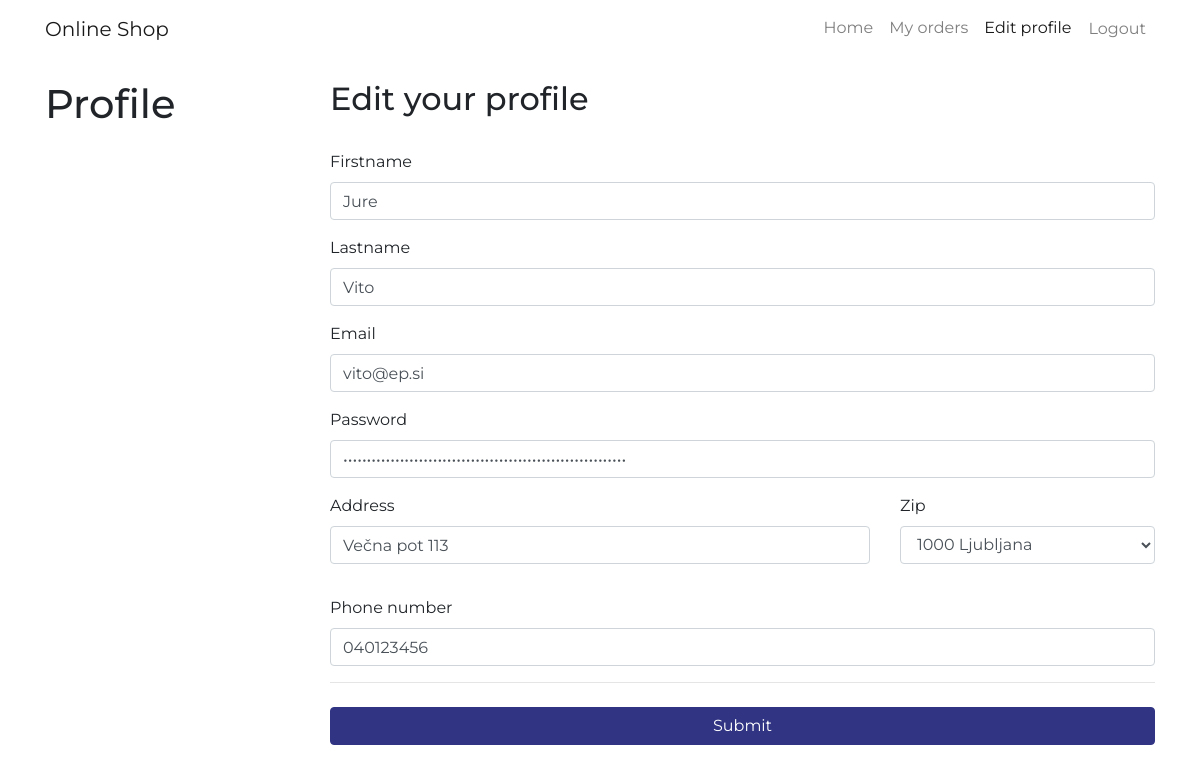
/profile/3 (signed in), run on the app's committed database.
### tables this page shows
CREATE TABLE `user` (
  `id` int(11) NOT NULL AUTO_INCREMENT,
  `name` varchar(100) NOT NULL,
  `lastName` varchar(100) NOT NULL,
  `email` varchar(255) NOT NULL,
  `password` varchar(255) NOT NULL,
  `type` smallint NOT NULL default 2,
  `address` varchar(255),
  `zipcode_id` int(11),
  `phone` varchar(100),
  `activated` boolean NOT NULL default 0,
  PRIMARY KEY (`id`),
  CONSTRAINT `FK_zipcode_id` FOREIGN KEY (`zipcode_id`) REFERENCES `post_office`(`id`)
);

### ViewHelper.php (called while the page is built, shortened)
<?php
class ViewHelper {
    public static function render($file, $variables = array()) {
        extract($variables);
        include($file);
        return ob_get_clean();
    }
}

### app_server/model/DB.php (called while the page is built, shortened)
<?php
class DBInit {
    private static $host = "localhost";
    private static $user = "root";
    private static $password = "ep";
    private static $schema = "productstore";
    private static $instance = null;
    public static function getInstance() {
        if (!self::$instance) {
            $config = "mysql:host=" . self::$host
                    . ";dbname=" . self::$schema;
            $options = array(
                PDO::ATTR_ERRMODE => PDO::ERRMODE_EXCEPTION,
                PDO::ATTR_DEFAULT_FETCH_MODE => PDO::FETCH_ASSOC,
                PDO::ATTR_PERSISTENT => true,
                PDO::MYSQL_ATTR_INIT_COMMAND => 'SET NAMES utf8'
            );
            self::$instance = new PDO($config, self::$user, self::$password, $options);
        }
        return self::$instance;
    }
}

### app_server/model/AbstractDB.php (called while the page is built, shortened)
<?php
require_once 'app_server/model/DB.php';
abstract class AbstractDB {
    protected static $dbh = null;
    public static function getConnection() {
        if (is_null(self::$dbh)) {
            self::$dbh = DBInit::getInstance();
        }
        return self::$dbh;
    }
    public static function query($sql, array $params = []) {
        $stmt = self::getConnection()->prepare($sql);
        $params_filtered = self::filterParams($sql, $params);
        $stmt->execute($params_filtered);
        return $stmt->fetchAll();
    }
    protected static function filterParams($sql, array $params) {
        $params_altered = self::alterKeys($params);
        $sql_split = preg_split("/[\(\) ,]/", $sql);
        $sql_params = array_values(preg_grep('/^:/', $sql_split));
        $result = array();
        foreach ($sql_params as $key => $value) {
            if (isset($params_altered[$value])) {
                $result[$value] = $params_altered[$value];
            }
        }
        return $result;
    }
    protected static function alterKeys(array $params) {
        $result = array();
        foreach ($params as $key => $value) {
            $result[':' . $key] = $value;
        }
        return $result;
    }
}

### app_server/model/UserDB.php (called while the page is built, shortened)
<?php
class UserDB extends AbstractDB {
    public static function get(array $id) {
        $users = parent::query("SELECT id, name, lastName, email, password, type, address, zipcode_id, phone, activated"
                        . " FROM user"
                        . " WHERE id = :id", $id);
        if (count($users) == 1) {
            return $users[0];
        } else {
            throw new InvalidArgumentException("No such user");
        }
    }
}

### app_server/views/profile-edit.php (the view, shortened to what this page needs)
<!DOCTYPE html>
<html>
    <head>
        <link rel="stylesheet" href="https://use.fontawesome.com/releases/v5.6.3/css/all.css">
        <link rel="stylesheet" href="https://stackpath.bootstrapcdn.com/bootstrap/4.4.1/css/bootstrap.min.css">
        <link rel ="stylesheet" type="text/css" href="<?= CSS_URL . "bootstrap4-retro.min.css" ?>">
        <link rel ="stylesheet" type="text/css" href="<?= CSS_URL . "shop-homepage.css" ?>">
    <head>
    <body>
        <nav class="navbar navbar-expand-sm navbar-light fixed-top" style="background-color: #ffffff;">
          <div class="container">
            <a class="navbar-brand" href="<?= BASE_URL . "products" ?>">Online Shop</a>
            <div class="collapse navbar-collapse" id="navbarResponsive">
             <ul class="navbar-nav ml-auto">
                <li class="nav-item">
                  <a class="nav-link" href="<?= BASE_URL . "products" ?>">Home
                  </a>
                </li>
                <?php if(!isset($_SESSION["loggedin"])) { ?>
                    <li class="nav-item">
                      <a class="nav-link" href="<?= BASE_URL . "registration" ?>">Register</a>
                    </li>
                    <li class="nav-item">
                      <a class="nav-link" href="<?= BASE_URL . "login" ?>">Login</a>
                    </li>
                    <li class="nav-item">
                      <a class="nav-link" href="<?= BASE_URL . "certificate" ?>">Admins/Sellers</a>
                    </li>
                <?php } else {
                    if($_SESSION["type"] == 1) { ?>
                        <li class="nav-item">
                           <a class="nav-link" href="<?= BASE_URL . "products/add" ?>">Add products</a>
                        </li>
                        <li class="nav-item">
                           <a class="nav-link" href="<?= BASE_URL . "users" ?>">Customers</a>
                        </li>
                        <li class="nav-item">
                           <a class="nav-link" href="<?= BASE_URL . "orders" ?>">Orders</a>
                        </li>
                    <?php } else if ($_SESSION["type"] == 0) { ?>
                        <li class="nav-item">
                           <a class="nav-link" href="<?= BASE_URL . "users" ?>">Sellers</a>
                        </li>
                     <?php } else if ($_SESSION["type"] == 2 ){ ?>
                        <li class="nav-item">
                           <a class="nav-link" href="<?= BASE_URL . "orders" ?>">My orders</a>
                        </li>
                     <?php } ?>
                        <li class="nav-item">
                           <a class="nav-link active" href="<?= BASE_URL . "profile/" . $_SESSION["id"] ?>">Edit profile</a>
                        </li>
                        <li class="nav-item">
                           <a class="nav-link btn btn-logout" href="<?= BASE_URL . "logout" ?>">Logout</a>
                        </li>
                <?php } ?>
             </ul>
            </div>
          </div>
        </nav>
        <div class="container">
          <div class="row">
            <div class="col-lg-3">
              <h1 class="my-4">Profile</h1>
            </div>
            <div class="col-lg-9">
               <div class="wrapper">
                   <br>
                   <h2>Edit your profile</h2>
                   <br>
                   <form action="<?= BASE_URL . "users/edit/" . $id ?>" method="post">
                       <div class="form-group">
                           <label>Firstname</label>
                           <input type="text" name="name" class="form-control" value="<?= $name ?>" required>
                       </div>
                       <div class="form-group">
                           <label>Lastname</label>
                           <input type="text" name="lastName" class="form-control" value="<?= $lastName ?>">
                       </div>
                       <div class="form-group">
                           <label>Email</label>
                           <input type="text" name="email" class="form-control" value="<?= $email ?>" autocomplete="off">
                       </div>
                       <div class="form-group">
                           <label>Password</label>
                           <input type="password" name="password" class="form-control" value="<?= $password ?>"cautocomplete="off">
                       </div>
                       <?php if(isset($_SESSION["loggedin"]) && $_SESSION["type"] == 2) {?>
                          <div class="row">
                            <div class="col-md-8 mb-3">
                               <div class="form-group">
                                  <label>Address</label>
                                  <input type="text" name="address" class="form-control" value="<?= $address ?>">
                              </div>
                            </div>
                            <div class="col-md-4 mb-3">
                               <div class="form-group">
                                  <label>Zip</label>
                                  <select class="form-control" name="zipcode_id" value="<?= $zipcode_id ?>">
                                      <option value="1">1000 Ljubljana</option>
                                  </select>
                              </div>
                            </div>
                          </div>
                          <div class="form-group">
                             <label>Phone number</label>
                             <input type="text" name="phone" class="form-control" value="<?= $phone ?>">
                         </div>
                       <?php } ?>
                       <hr class="mb-4">
                       <div class="form-group">
                           <input type="submit" class="btn btn-primary btn-md btn-block" value="Submit">
                       </div>
                   </form>
                   <br>
               </div>
            </div>
          </div>
        </div>
        <br>
    </body>
</html>

### index.php (shortened to what this page needs)
<?php
    require_once("app_server/controllers/ProductRateController.php");
    $path = isset($_SERVER["PATH_INFO"]) ? trim($_SERVER["PATH_INFO"], "/") : "";
    $urls = [
        "/^products$/" => function ($method) {
            ProductsController::index();
        },
        "/^products\/(\d+)$/" => function ($method, $id) {
            ProductsController::get($id);
        },
        "/^products\/(\d+)\/images$/" => function ($method, $id) {
            ImagesController::index($id);
        },
        "/^products\/add$/" => function ($method) {
            if ($method == "POST") {
                ProductsController::add();
            } else {
                ProductsController::addForm();
            }
        },
        "/^products\/edit\/(\d+)$/" => function ($method, $id) {
            if ($method == "POST") {
                ProductsController::edit($id);
            } else {
                ProductsController::editForm($id);
            }
        },
        "/^products\/delete\/(\d+)$/" => function ($method, $id) {
            if ($method == "POST") {
                ProductsController::delete($id);
            }
        },
        "/^$/" => function () {
            ViewHelper::redirect(BASE_URL . "products");
        },
        "/^logout$/" => function ($method) {
            LogoutController::logout();
        },
        "/^login$/" => function ($method) {
            LoginController::index();
        },
        "/^registration$/" => function ($method) {
            RegistrationController::indexReg();
        },
        "/^certificate$/" => function ($method) {
            LoginController::certificateAuth();
        },
        "/^profile\/(\d+)$/" => function ($method, $id) {
            if ($method == "POST") {
                UsersController::editProfile($id);
            } else {
                UsersController::editProfileForm($id);
            }
        },
        "/^users$/" => function ($method) {
            UsersController::index();
        },
        "/^users\/(\d+)$/" => function ($method, $id) {
            UsersController::get($id);
        },
        "/^users\/add$/" => function ($method) {
            if ($method == "POST") {
                UsersController::add();
            } else {
                UsersController::addForm();
            }
        },
        "/^users\/edit\/(\d+)$/" => function ($method, $id) {
            if ($method == "POST") {
                UsersController::edit($id);
            } else {
                UsersController::editForm($id);
            }
        },
        "/^users\/delete\/(\d+)$/" => function ($method, $id) {
            if ($method == "POST") {
                UsersController::delete($id);
            }
        },
        "/^orders\/edit\/(\d+)$/" => function ($method, $id) {
            if ($method == "POST") {
                OrdersController::edit($id);
            }
        },
        "/^orders\/delete\/(\d+)$/" => function ($method, $id) {
            OrdersController::delete($id);
        },
        "/^orders\/submit$/" => function ($method) {
            OrdersController::orderSubmit();
        },
        "/^orders\/confirmation$/" => function ($method) {
            OrdersController::orderConfirmation();
        },
        "/^orders$/" => function ($method) {
            OrdersController::index();
        },
        "/^orders\/(\d+)$/" => function ($method, $id) {
            OrdersController::get($id);
        },
        "/^api\/products\/(\d+)$/" => function ($method, $id) {
            switch ($method) {
                case "DELETE":
                    ProductsControllerREST::delete($id);
                    break;
                case "PUT":
                    ProductsControllerREST::edit($id);
                    break;
                default:
                    ProductsControllerREST::get($id);
                    break;
            }
        },
        "/^api\/products$/" => function ($method) {
            switch ($method) {
                case "POST":
                    ProductsControllerREST::add();
                    break;
                default:
                    ProductsControllerREST::index();
                    break;
            }
        },
        "/^api\/users\/(\d+)$/" => function ($method, $id) {
            switch ($method) {
               case "PUT":
                   UsersControllerREST::edit($id);
                   break;
               case "DELETE":
                   UsersControllerREST::delete($id);
                   break;
               default:
                   UsersControllerREST::getUserDetails($id);
                   break;
            }
        },
        "/^api\/users$/" => function ($method) {
            switch ($method) {
               case "POST":
                   UsersControllerREST::add();
                   break;
               default:
                   UsersControllerREST::index();
                   break;
            }
        },
        "/^api\/login$/" => function ($method) {
            switch ($method) {
                case "POST":
                    AndroidREST::login();
                    break;
                default:
                    AndroidREST::login();
                    break;
            }
        },
        "/^api\/orders\/(\d+)$/" => function ($method, $id) {
            switch ($method) {
                default:
                   OrdersREST::getUserOrders($id);
                   break;
            }
        },
        "/^api\/orders\/products\/(\d+)$/" => function ($method, $id) {
            switch ($method) {
                default:
                   OrdersREST::getOrderProducts($id);
                   break;
            }
        },
    ];
    foreach ($urls as $pattern => $controller) {
        if (preg_match($pattern, $path, $params)) {
            try {
                $params[0] = $_SERVER["REQUEST_METHOD"];
                $controller(...$params);
            } catch (InvalidArgumentException $e) {
                ViewHelper::error404();
            } catch (Exception $e) {
                ViewHelper::displayError($e, true);
            }
            exit();
        }
    }
?>

### static/css/shop-homepage.css (style rules this page uses)
body { padding-top: 56px; }

### data on the page
user: name "Jure", lastName "Vito", email "vito@ep.si", address "Večna pot 113", zipcode_id "1000 Ljubljana", phone "040123456"
